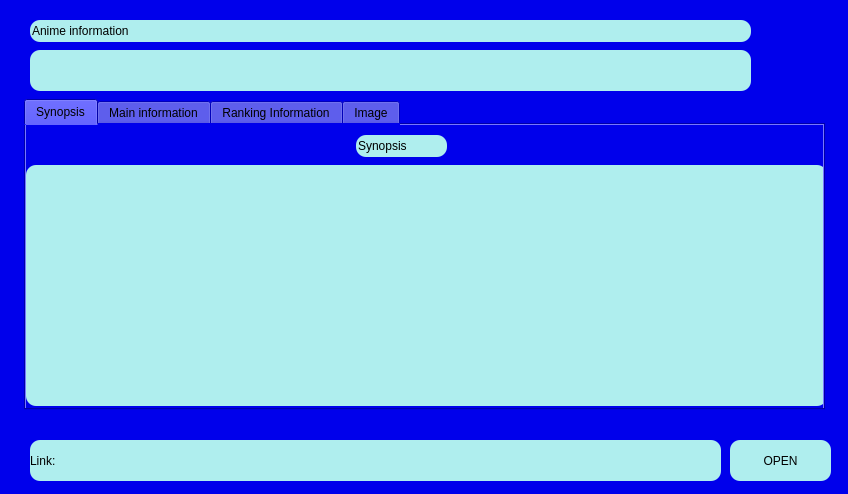
<?xml version="1.0" encoding="UTF-8"?>
<ui version="4.0">
 <class>Form</class>
 <widget class="QWidget" name="Form">
  <property name="geometry">
   <rect>
    <x>0</x>
    <y>0</y>
    <width>848</width>
    <height>494</height>
   </rect>
  </property>
  <property name="windowTitle">
   <string>Form</string>
  </property>
  <property name="styleSheet">
   <string notr="true">background-color: rgb(0, 0, 235);</string>
  </property>
  <widget class="QTabWidget" name="tabWidget">
   <property name="geometry">
    <rect>
     <x>24</x>
     <y>99</y>
     <width>801</width>
     <height>311</height>
    </rect>
   </property>
   <property name="styleSheet">
    <string notr="true"/>
   </property>
   <property name="currentIndex">
    <number>0</number>
   </property>
   <widget class="QWidget" name="tab">
    <attribute name="title">
     <string>Synopsis</string>
    </attribute>
    <widget class="QLabel" name="label_synopsis">
     <property name="geometry">
      <rect>
       <x>0</x>
       <y>40</y>
       <width>801</width>
       <height>241</height>
      </rect>
     </property>
     <property name="styleSheet">
      <string notr="true">color: rgb(0, 0, 0);
background-color: rgb(160,0,0);
border-style:outset;
border-radcolor: rgb(0, 0, 0);
background-color:rgb(175,238,238);
border-style:outset;
border-radius:10px;
font: 14pt &quot;Arial&quot;;ius:10px;
font: 14pt &quot;Arial&quot;;</string>
     </property>
     <property name="text">
      <string/>
     </property>
    </widget>
    <widget class="QLineEdit" name="lineEdit_2">
     <property name="geometry">
      <rect>
       <x>330</x>
       <y>10</y>
       <width>91</width>
       <height>22</height>
      </rect>
     </property>
     <property name="styleSheet">
      <string notr="true">color: rgb(0, 0, 0);
background-color: rgb(160,0,0);
border-style:outset;
border-radcolor: rgb(0, 0, 0);
background-color:rgb(175,238,238);
border-style:outset;
border-radius:10px;
font: 12pt &quot;Arial&quot;;ius:10px;
font: 12pt &quot;Arial&quot;;</string>
     </property>
     <property name="text">
      <string>Synopsis</string>
     </property>
    </widget>
   </widget>
   <widget class="QWidget" name="tab_4">
    <attribute name="title">
     <string>Main information</string>
    </attribute>
    <widget class="QLabel" name="label_genre">
     <property name="geometry">
      <rect>
       <x>0</x>
       <y>40</y>
       <width>791</width>
       <height>51</height>
      </rect>
     </property>
     <property name="styleSheet">
      <string notr="true">color: rgb(0, 0, 0);
background-color: rgb(160,0,0);
border-style:outset;
border-radcolor: rgb(0, 0, 0);
background-color:rgb(175,238,238);
border-style:outset;
border-radius:10px;
font: 14pt &quot;Arial&quot;;ius:10px;
font: 14pt &quot;Arial&quot;;</string>
     </property>
     <property name="text">
      <string/>
     </property>
    </widget>
    <widget class="QLabel" name="label_episodes">
     <property name="geometry">
      <rect>
       <x>0</x>
       <y>130</y>
       <width>791</width>
       <height>51</height>
      </rect>
     </property>
     <property name="styleSheet">
      <string notr="true">color: rgb(0, 0, 0);
background-color: rgb(160,0,0);
border-style:outset;
border-radcolor: rgb(0, 0, 0);
background-color:rgb(175,238,238);
border-style:outset;
border-radius:10px;
font: 14pt &quot;Arial&quot;;ius:10px;
font: 14pt &quot;Arial&quot;;</string>
     </property>
     <property name="text">
      <string/>
     </property>
    </widget>
    <widget class="QLabel" name="label_aired">
     <property name="geometry">
      <rect>
       <x>0</x>
       <y>220</y>
       <width>791</width>
       <height>61</height>
      </rect>
     </property>
     <property name="styleSheet">
      <string notr="true">color: rgb(0, 0, 0);
background-color: rgb(160,0,0);
border-style:outset;
border-radcolor: rgb(0, 0, 0);
background-color:rgb(175,238,238);
border-style:outset;
border-radius:10px;
font: 14pt &quot;Arial&quot;;ius:10px;
font: 14pt &quot;Arial&quot;;</string>
     </property>
     <property name="text">
      <string/>
     </property>
    </widget>
    <widget class="QLineEdit" name="lineEdit_3">
     <property name="geometry">
      <rect>
       <x>360</x>
       <y>10</y>
       <width>61</width>
       <height>22</height>
      </rect>
     </property>
     <property name="styleSheet">
      <string notr="true">color: rgb(0, 0, 0);
background-color: rgb(160,0,0);
border-style:outset;
border-radcolor: rgb(0, 0, 0);
background-color:rgb(175,238,238);
border-style:outset;
border-radius:10px;
font: 12pt &quot;Arial&quot;;ius:10px;
font: 12pt &quot;Arial&quot;;</string>
     </property>
     <property name="text">
      <string>Genres</string>
     </property>
    </widget>
    <widget class="QLineEdit" name="lineEdit_4">
     <property name="geometry">
      <rect>
       <x>330</x>
       <y>100</y>
       <width>151</width>
       <height>22</height>
      </rect>
     </property>
     <property name="styleSheet">
      <string notr="true">color: rgb(0, 0, 0);
background-color: rgb(160,0,0);
border-style:outset;
border-radcolor: rgb(0, 0, 0);
background-color:rgb(175,238,238);
border-style:outset;
border-radius:10px;
font: 12pt &quot;Arial&quot;;ius:10px;
font: 12pt &quot;Arial&quot;;</string>
     </property>
     <property name="text">
      <string>Number of episodes</string>
     </property>
    </widget>
    <widget class="QLineEdit" name="lineEdit_5">
     <property name="geometry">
      <rect>
       <x>350</x>
       <y>190</y>
       <width>101</width>
       <height>22</height>
      </rect>
     </property>
     <property name="styleSheet">
      <string notr="true">color: rgb(0, 0, 0);
background-color: rgb(160,0,0);
border-style:outset;
border-radcolor: rgb(0, 0, 0);
background-color:rgb(175,238,238);
border-style:outset;
border-radius:10px;
font: 12pt &quot;Arial&quot;;ius:10px;
font: 12pt &quot;Arial&quot;;</string>
     </property>
     <property name="text">
      <string>Date of aired</string>
     </property>
    </widget>
   </widget>
   <widget class="QWidget" name="tab_3">
    <attribute name="title">
     <string>Ranking Information</string>
    </attribute>
    <widget class="QLabel" name="label_members">
     <property name="geometry">
      <rect>
       <x>10</x>
       <y>170</y>
       <width>771</width>
       <height>41</height>
      </rect>
     </property>
     <property name="styleSheet">
      <string notr="true">color: rgb(0, 0, 0);
background-color: rgb(160,0,0);
border-style:outset;
border-radcolor: rgb(0, 0, 0);
background-color:rgb(175,238,238);
border-style:outset;
border-radius:10px;
font: 14pt &quot;Arial&quot;;ius:10px;
font: 14pt &quot;Arial&quot;;</string>
     </property>
     <property name="text">
      <string/>
     </property>
    </widget>
    <widget class="QLabel" name="label_ranked">
     <property name="geometry">
      <rect>
       <x>10</x>
       <y>90</y>
       <width>771</width>
       <height>41</height>
      </rect>
     </property>
     <property name="styleSheet">
      <string notr="true">color: rgb(0, 0, 0);
background-color: rgb(160,0,0);
border-style:outset;
border-radcolor: rgb(0, 0, 0);
background-color:rgb(175,238,238);
border-style:outset;
border-radius:10px;
font: 14pt &quot;Arial&quot;;ius:10px;
font: 14pt &quot;Arial&quot;;</string>
     </property>
     <property name="text">
      <string/>
     </property>
    </widget>
    <widget class="QLabel" name="label_popularity">
     <property name="geometry">
      <rect>
       <x>10</x>
       <y>220</y>
       <width>771</width>
       <height>51</height>
      </rect>
     </property>
     <property name="styleSheet">
      <string notr="true">color: rgb(0, 0, 0);
background-color: rgb(160,0,0);
border-style:outset;
border-radcolor: rgb(0, 0, 0);
background-color:rgb(175,238,238);
border-style:outset;
border-radius:10px;
font: 14pt &quot;Arial&quot;;ius:10px;
font: 14pt &quot;Arial&quot;;</string>
     </property>
     <property name="text">
      <string/>
     </property>
    </widget>
    <widget class="QLabel" name="label_score">
     <property name="geometry">
      <rect>
       <x>10</x>
       <y>40</y>
       <width>771</width>
       <height>41</height>
      </rect>
     </property>
     <property name="styleSheet">
      <string notr="true">color: rgb(0, 0, 0);
background-color: rgb(160,0,0);
border-style:outset;
border-radcolor: rgb(0, 0, 0);
background-color:rgb(175,238,238);
border-style:outset;
border-radius:10px;
font: 14pt &quot;Arial&quot;;ius:10px;
font: 14pt &quot;Arial&quot;;</string>
     </property>
     <property name="text">
      <string/>
     </property>
    </widget>
    <widget class="QLineEdit" name="lineEdit_6">
     <property name="geometry">
      <rect>
       <x>300</x>
       <y>10</y>
       <width>141</width>
       <height>22</height>
      </rect>
     </property>
     <property name="styleSheet">
      <string notr="true">color: rgb(0, 0, 0);
background-color: rgb(160,0,0);
border-style:outset;
border-radcolor: rgb(0, 0, 0);
background-color:rgb(175,238,238);
border-style:outset;
border-radius:10px;
font: 12pt &quot;Arial&quot;;ius:10px;
font: 12pt &quot;Arial&quot;;</string>
     </property>
     <property name="text">
      <string>Score and ranking</string>
     </property>
    </widget>
    <widget class="QLineEdit" name="lineEdit_7">
     <property name="geometry">
      <rect>
       <x>280</x>
       <y>140</y>
       <width>181</width>
       <height>22</height>
      </rect>
     </property>
     <property name="styleSheet">
      <string notr="true">color: rgb(0, 0, 0);
background-color: rgb(160,0,0);
border-style:outset;
border-radcolor: rgb(0, 0, 0);
background-color:rgb(175,238,238);
border-style:outset;
border-radius:10px;
font: 12pt &quot;Arial&quot;;ius:10px;
font: 12pt &quot;Arial&quot;;</string>
     </property>
     <property name="text">
      <string>Members and popularity</string>
     </property>
    </widget>
   </widget>
   <widget class="QWidget" name="tab_2">
    <attribute name="title">
     <string>Image</string>
    </attribute>
    <widget class="QLabel" name="label_image">
     <property name="geometry">
      <rect>
       <x>10</x>
       <y>10</y>
       <width>681</width>
       <height>261</height>
      </rect>
     </property>
     <property name="styleSheet">
      <string notr="true">color: rgb(0, 0, 0);
background-color: rgb(160,0,0);
border-style:outset;
border-radcolor: rgb(0, 0, 0);
background-color:rgb(175,238,238);
border-style:outset;
border-radius:10px;
font: 14pt &quot;Arial&quot;;ius:10px;
font: 14pt &quot;Arial&quot;;</string>
     </property>
     <property name="text">
      <string/>
     </property>
    </widget>
    <widget class="QPushButton" name="button_open_image">
     <property name="geometry">
      <rect>
       <x>700</x>
       <y>50</y>
       <width>91</width>
       <height>31</height>
      </rect>
     </property>
     <property name="styleSheet">
      <string notr="true">color: rgb(0, 0, 0);
background-color: rgb(160,0,0);
border-style:outset;
border-radcolor: rgb(0, 0, 0);
background-color:rgb(175,238,238);
border-style:outset;
border-radius:10px;
font: 12pt &quot;Arial&quot;;ius:10px;
font: 12pt &quot;Arial&quot;;</string>
     </property>
     <property name="text">
      <string>OPEN</string>
     </property>
    </widget>
   </widget>
  </widget>
  <widget class="QLineEdit" name="lineEdit">
   <property name="geometry">
    <rect>
     <x>30</x>
     <y>20</y>
     <width>721</width>
     <height>22</height>
    </rect>
   </property>
   <property name="styleSheet">
    <string notr="true">color: rgb(0, 0, 0);
background-color: rgb(160,0,0);
border-style:outset;
border-radcolor: rgb(0, 0, 0);
background-color:rgb(175,238,238);
border-style:outset;
border-radius:10px;
font: 14pt &quot;Arial&quot;;ius:10px;
font: 14pt &quot;Arial&quot;;</string>
   </property>
   <property name="text">
    <string>Anime information</string>
   </property>
  </widget>
  <widget class="QLabel" name="label_link">
   <property name="geometry">
    <rect>
     <x>30</x>
     <y>440</y>
     <width>691</width>
     <height>41</height>
    </rect>
   </property>
   <property name="styleSheet">
    <string notr="true">color: rgb(0, 0, 0);
background-color: rgb(160,0,0);
border-style:outset;
border-radcolor: rgb(0, 0, 0);
background-color:rgb(175,238,238);
border-style:outset;
border-radius:10px;
font: 10pt &quot;Arial&quot;;ius:10px;
font: 10pt &quot;Arial&quot;;</string>
   </property>
   <property name="text">
    <string>Link:</string>
   </property>
   <property name="openExternalLinks">
    <bool>true</bool>
   </property>
  </widget>
  <widget class="QLabel" name="label_title">
   <property name="geometry">
    <rect>
     <x>30</x>
     <y>50</y>
     <width>721</width>
     <height>41</height>
    </rect>
   </property>
   <property name="styleSheet">
    <string notr="true">color: rgb(0, 0, 0);
background-color: rgb(160,0,0);
border-style:outset;
border-radcolor: rgb(0, 0, 0);
background-color:rgb(175,238,238);
border-style:outset;
border-radius:10px;
font: 12pt &quot;Arial&quot;;ius:10px;
font: 12pt &quot;Arial&quot;;</string>
   </property>
   <property name="text">
    <string/>
   </property>
  </widget>
  <widget class="QPushButton" name="button_open_link">
   <property name="geometry">
    <rect>
     <x>730</x>
     <y>440</y>
     <width>101</width>
     <height>41</height>
    </rect>
   </property>
   <property name="styleSheet">
    <string notr="true">color: rgb(0, 0, 0);
background-color: rgb(160,0,0);
border-style:outset;
border-radcolor: rgb(0, 0, 0);
background-color:rgb(175,238,238);
border-style:outset;
border-radius:10px;
font: 12pt &quot;Arial&quot;;ius:10px;
font: 12pt &quot;Arial&quot;;</string>
   </property>
   <property name="text">
    <string>OPEN</string>
   </property>
  </widget>
  <widget class="QLabel" name="label">
   <property name="geometry">
    <rect>
     <x>-10</x>
     <y>0</y>
     <width>861</width>
     <height>501</height>
    </rect>
   </property>
   <property name="text">
    <string/>
   </property>
   <property name="pixmap">
    <pixmap>C:/Users/bestm/Desktop/IMG/bluesky_1488891825.jpg</pixmap>
   </property>
  </widget>
  <zorder>label</zorder>
  <zorder>tabWidget</zorder>
  <zorder>lineEdit</zorder>
  <zorder>label_link</zorder>
  <zorder>label_title</zorder>
  <zorder>button_open_link</zorder>
 </widget>
 <resources/>
 <connections/>
</ui>
